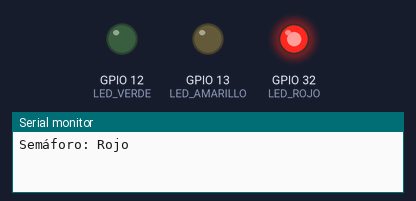
Bench run of a sketch on a simulated ESP32. On the bench: output pins drawn as LEDs (lit = HIGH), the last lines printed to the serial monitor.

Above: at 1.5 s.
At 3.5 s:
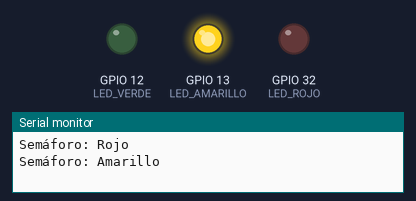
At 5.5 s:
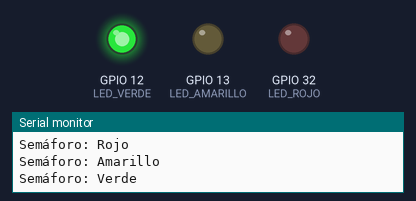
Timing chart, 0 to 9.1 s (numbered marks = the images above):
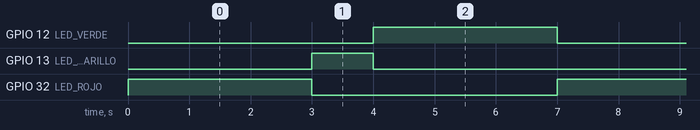

The sketch:

Prender_leds_1_semaforo.ino
```cpp
// Declarar los pines de los LEDs
const int LED_ROJO = 32;   // Pin D32 para LED rojo
const int LED_AMARILLO = 13; // Pin D13 para LED amarillo
const int LED_VERDE = 12;   // Pin D12 para LED verde

// Crear un semáforo para controlar el acceso a los LEDs
SemaphoreHandle_t mySemaphore;

// Declarar la función de la tarea para controlar la secuencia del semáforo
void tareaSemaforo(void *parameter);

void setup() {
  // Inicializar el puerto serial para depuración
  Serial.begin(115200);

  // Configurar los pines de los LEDs como salida
  pinMode(LED_ROJO, OUTPUT);
  pinMode(LED_AMARILLO, OUTPUT);
  pinMode(LED_VERDE, OUTPUT);

  // Inicializar el semáforo
  mySemaphore = xSemaphoreCreateMutex();

  // Crear la tarea que manejará el semáforo
  xTaskCreatePinnedToCore(
    tareaSemaforo,       // Función que ejecuta la tarea
    "Tarea_Semaforo",    // Nombre de la tarea
    4096,                // Tamaño del stack de la tarea
    NULL,                // Parámetro (no necesitamos en este caso)
    1,                   // Prioridad de la tarea
    NULL,                // No necesitamos un manejador de tarea aquí
    0                    // Core donde se ejecutará (core 0)
  );
}

void tareaSemaforo(void *parameter) {
  // Bucle infinito para alternar entre los LEDs
  for (;;) {
    // Tomamos el semáforo para que una tarea pueda controlar los LEDs
    if (xSemaphoreTake(mySemaphore, portMAX_DELAY) == pdTRUE) {

      // Secuencia del semáforo: Rojo -> Amarillo -> Verde
      Serial.println("Semáforo: Rojo");
      digitalWrite(LED_ROJO, HIGH);
      digitalWrite(LED_AMARILLO, LOW);
      digitalWrite(LED_VERDE, LOW);
      vTaskDelay(pdMS_TO_TICKS(3000));  // Rojo por 3 segundos

      Serial.println("Semáforo: Amarillo");
      digitalWrite(LED_ROJO, LOW);
      digitalWrite(LED_AMARILLO, HIGH);
      digitalWrite(LED_VERDE, LOW);
      vTaskDelay(pdMS_TO_TICKS(1000));  // Amarillo por 1 segundo

      Serial.println("Semáforo: Verde");
      digitalWrite(LED_ROJO, LOW);
      digitalWrite(LED_AMARILLO, LOW);
      digitalWrite(LED_VERDE, HIGH);
      vTaskDelay(pdMS_TO_TICKS(3000));  // Verde por 3 segundos

      // Liberar el semáforo para que otras tareas puedan usarlo si es necesario
      xSemaphoreGive(mySemaphore);
    }
  }
}

void loop() {
  // No es necesario hacer nada en el loop, las tareas se ejecutan independientemente.
}
```

Measured:
- by itself, GPIO 12 (LED_VERDE), GPIO 32 (LED_ROJO): alternates HIGH for 3.0 s and LOW for 4.0 s
- by itself, GPIO 13 (LED_AMARILLO): alternates HIGH for 1.0 s and LOW for 6.0 s
- by itself, everything shown: repeats every 7.0 s, in 3 steps
